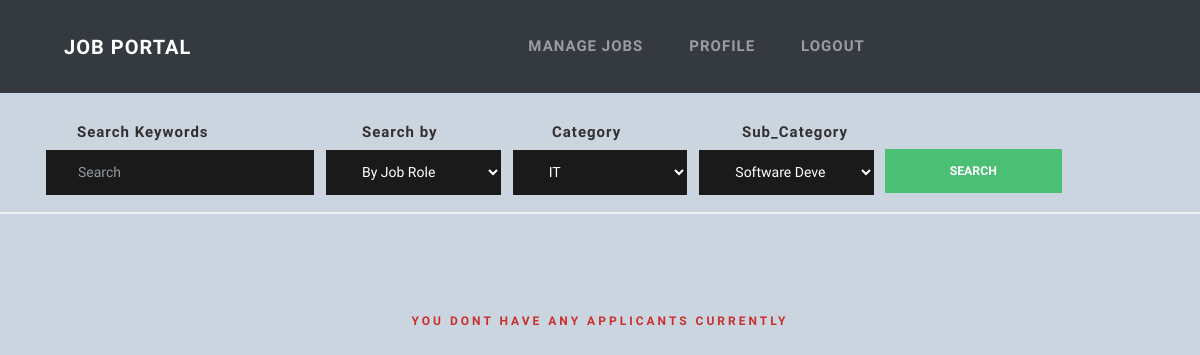
Before: /applications/1 (signed in) with the older database file.
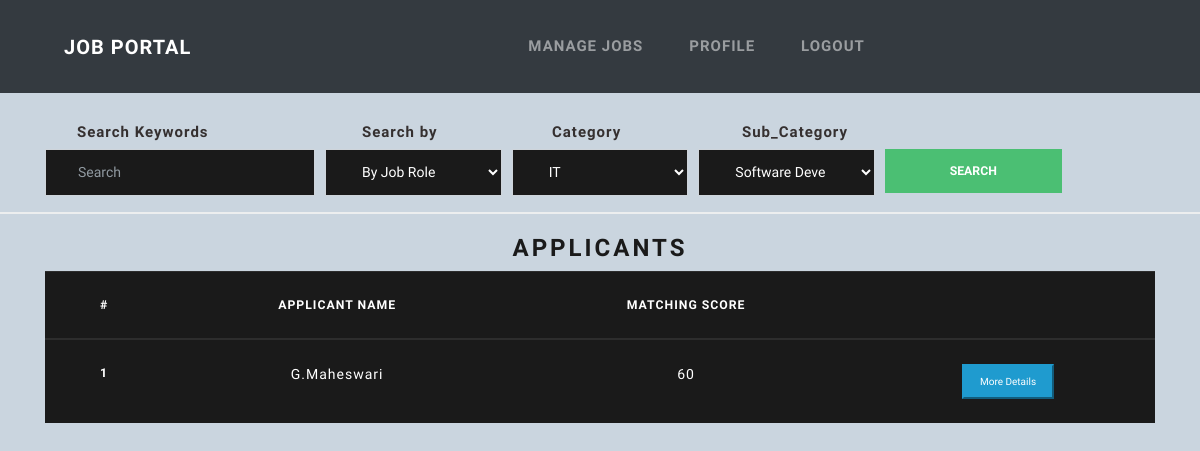
After: the same page with the newer database file.
### core/models.py (models this page shows, shortened)
class Application(models.Model):
    APPLICATION_CHOICES = (
        ('A', 'ACTIVE'),
        ('S', 'SELECTED'),
        ('R', 'REJECTED'),
        {'I', 'Interview'},
    )
    seeker = models.ForeignKey(SeekerProfile, on_delete=models.CASCADE)
    date = models.DateTimeField(auto_now_add=True)
    seeker_name = models.CharField(max_length=255)
    job = models.ForeignKey(Job, on_delete=models.CASCADE)
    cover_letter = models.CharField(max_length=1000)
    cv = models.FileField(upload_to='cvs/')
    matching_score = models.IntegerField()
    status = models.CharField(max_length=9,
                              choices=APPLICATION_CHOICES,
                              default='M')

### core/views.py (the view)
# urls.py: path('applications/<int:id>', applications, name='applications'),
@ login_required
def applications(request, id):
    try:
        application_list = Application.objects.filter(job_id=id)
        args = {'applications': application_list}
        return render(request, 'components/showapplicants.html', args)
    except Application.DoesNotExist:
        return render(request, 'components/showapplicants.html')
    except Exception as e:
        return render(request, 'components/showapplicants.html')

### core/templates/components/showapplicants.html (shortened to what this page needs)
{%  extends "base.html" %}
{% block content %}
    <div class="container">
            {%  if applications %}
                <div class="text-center" style="margin-top: 20px">
                    <h3> Applicants </h3>
                <table class="table table-dark">
                      <thead>
                        <tr>
                             <th scope="col">#</th>
                             <th scope="col">Applicant name</th>
                             <th scope="col">Matching Score</th>
                             <th scope="col"></th>
                        </tr>
                      </thead>
                        <tbody>
                {%  for item in applications %}
                        <tr>
                          <th scope="row">{{ forloop.counter }}</th>
                             <td>{{ item.seeker_name }}</td>
                             <td>{{ item.matching_score }}</td>
                            <td>
                                <a href="{% url 'applicant_details' item.job_id item.seeker_id  %}"> <button  class="btn-sm btn-info">
                                    More Details
                                </button></a>
                            </td>
                        </tr>
                {% endfor %}
                </tbody>
                </table>
                </div>
            {% else %}
                <div class="text-center">
                    <h6 style="margin-top: 100px;color: #c9302c" > You dont have any applicants currently </h6>
                </div>
            {% endif %}
    </div>
{%  endblock %}

### core/templates/base.html (shortened to what this page needs)
{% load static %}
<!DOCTYPE html>
<html lang="en">
<head>
    <link rel="stylesheet" href="{% static  'css/bootstrap.css' %}" />
    <link rel="stylesheet" href="{% static  'css/main.css' %}" />
</head>
<body>
    {% if request.user.is_seeker or request.user == None %}
    <div>
        <div class="row">
            <div class="col-md-12">
                <nav class="navbar navbar-dark navbar-expand-md bg-dark">
                    <a class="navbar-brand mx-5" href="{% url 'search' %}" style="font-size:20px"> Job Portal </a>
                    <button class="navbar-toggler" type="button" data-toggle="collapse" style="float:right"
                        data-target="#myToggleNav" aria-controls="myTogglerNav" aria-label="Toggle Navigation"
                        aria-expanded="false">
                        <span class="navbar-toggler-icon"></span>
                    </button>
                    <div class="collapse navbar-collapse clearfix" id="myTogglerNav">
                        <div class="navbar-nav mx-auto" style="font-size: 15px">
                            <a class="navbar-item nav-link" href="{% url 'my_applications' %}"> Applied Jobs </a>
                            <a class="navbar-item nav-link" href="{% url 'skills' %}">Skills</a>
                            <a class="navbar-item nav-link" href="{% url 'seeker_profile' %}"> Profile </a>
                            <a class="navbar-item nav-link" href="{% url 'logout' %}"> Logout </a>
                        </div>
                    </div>
                </nav>
            </div>
        </div>
    </div>
    {% else %}
    <div>
        <div class="row">
            <div class="col-md-12">
                <nav class="navbar navbar-dark navbar-expand-md bg-dark">
                    <a class="navbar-brand mx-5" href="{% url 'search' %}" style="font-size:20px"> Job Portal </a>
                    <div class="collapse navbar-collapse clearfix float-right" id="myTogglerNav">
                        <div class="navbar-nav mx-auto" style="font-size: 15px">
                            <a class="navbar-item nav-link" href="{%  url 'manage_jobs' %}"> Manage Jobs </a>
                            <a class="navbar-item nav-link" href="{% url 'recruiter_profile' %}"> Profile </a>
                            <a class="navbar-item nav-link" href="{% url 'logout' %}"> Logout </a>
                        </div>
                    </div>
                </nav>
            </div>
        </div>
    </div>
    {% endif %}
    <div class="container">
        <div class="row mt-3">
            <div class="col-md-3">
                <label class="label form-control" for="searchText" style="background-color: transparent;
                color: #353030; font-size: 15px"> Search Keywords </label>
            </div>
            <div class="col-md-2">
                <label class="label form-control" for="searchCategory" style="background-color: transparent;
                color: #353030;font-size: 15px"> Search by </label>
            </div>
            <div class="col-md-2">
                <label class="label form-control" for="searchCategory" style="background-color: transparent;
                color: #353030;font-size: 15px"> Category </label>
            </div>
            <div class="col-md-2">
                <label class="label form-control" for="searchCategory" style="background-color: transparent;
                color: #353030;font-size: 15px"> Sub_Category </label>
            </div>
        </div>
        <form name="searchForm" type="get" action="{% url 'search_list' %}" style="margin-top: -35px">
            <div class="form-row">
                <div class="form-group col-md-3">
                    <input name="keyword" class="form-control" type="text" placeholder="Search" style="background-color: #1a1a1a;
                                            color:#ffffff" id="searchText">
                </div>
                <div class="form-group col-md-2">
                    <select class="form-control" name="search_by" style="margin-top: 20px; background-color: #1a1a1a;
                                            color:#ffffff" id="searchCategory">
                        <option value="1">By Job Role</option>
                    </select>
                </div>
                <div class="form-group col-md-2">
                    <select class="form-control" name="category" style="margin-top: 20px; background-color: #1a1a1a;
                                      color:#ffffff" data-url="{% url 'category' %}" id="category">
                        <option value="1">IT</option>
                    </select>
                </div>
                <div class="form-group col-md-2">
                    <select class="form-control" name="subcategory" style="margin-top: 20px; background-color: #1a1a1a;
                                            color:#ffffff" data-subcategory-url="{% url 'subcategory' %}"
                        id="subcategory">
                        <option value="1">Software Development</option>
                    </select>
                </div>
                <div class="form-group col-md-2">
                    <button class="btn btn-success form-control" type="submit" style="margin-top: 20px"> Search
                    </button>
                </div>
            </div>
        </form>
    </div>
    <div class="row border">
    </div>
    {% block content %}
    {% endblock content %}
</body>
</html>

### static/css/main.css (style rules this page uses)
body { margin: 0; padding: 0; background-color: #cad5df; }
.border { border-bottom: #3ca861; }
.label { border-style: none; font-weight: bold; }
.navbar-item { margin-right: 30px; position: relative; }
.navbar-item:before { content: ""; position: absolute; width: 100%; height: 2px; bottom: 0; left: 0; background-color: #000; visibility: hidden; -webkit-transform: scaleX(0); transform: scaleX(0); -webkit-transition: all 0.3s ease-in-out 0s; transition: all 0.3s ease-in-out 0s; }
input { margin-top: 20px; color: #ffffff; }

Changed rows visible on the page:
added Application: seeker_name "G.Maheswari", matching_score "60"
Other visible differences:
text no longer shown: "YOU DONT HAVE ANY APPLICANTS CURRENTLY"
text now shown: "APPLICANTS # APPLICANT NAME MATCHING SCORE"
